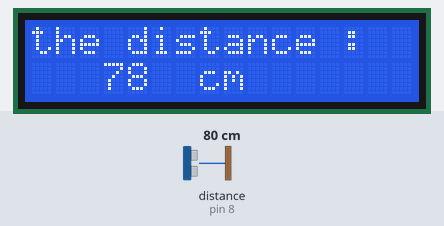
Simulated run of this sketch. Board: Arduino Uno, built with avr-gcc and run on an emulated ATmega328P. Shown: 16×2 character LCD. Wiring (inferred from the names in the program): ultrasonic range finder: trigger pin 7; echo pin 8. The inputs (shaded band) are chosen by the test bench; at power-on: distance to the obstacle (sensor on pin 8) 80 cm. The echo pulse lasts 58.3 µs per cm.

Above: at 1.2 s.
1.3 s: distance to the obstacle (sensor on pin 8) set to 4 cm
At 2.4 s:
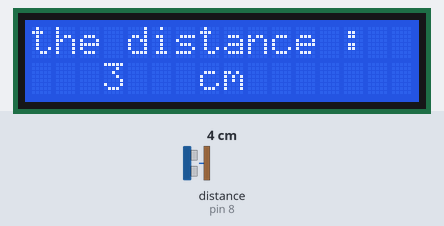
4.3 s: distance to the obstacle (sensor on pin 8) set to 2 cm
At 5.4 s:
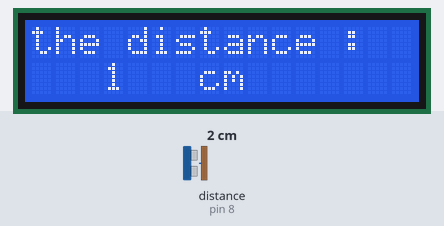
7.3 s: distance to the obstacle (sensor on pin 8) set to 9 cm
At 8.5 s:
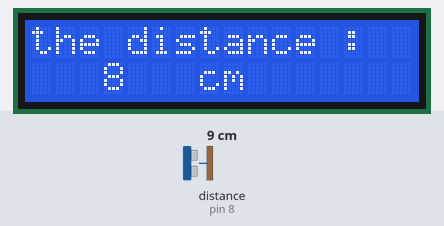
8.8 s: distance to the obstacle (sensor on pin 8) set to 35 cm
At 9.5 s:
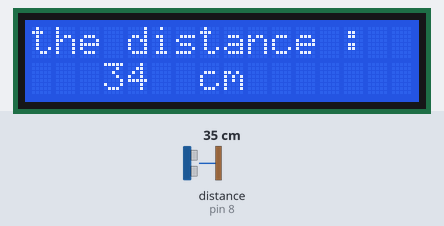
11.8 s: distance to the obstacle (sensor on pin 8) set to 2 cm
At 13.3 s:
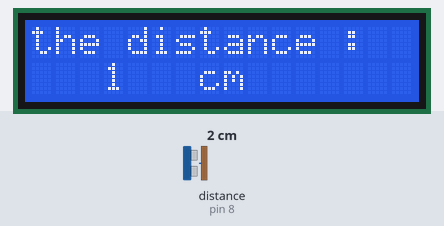
Timing chart, 0 to 14.8 s (numbered marks = the images above; inputs shaded):
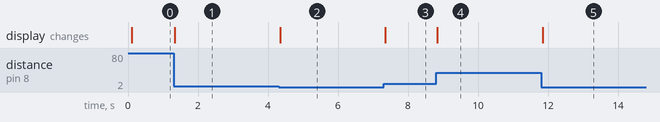

The sketch:

distance.ino
```cpp
#include <LiquidCrystal_I2C.h>


const int trig = 7 ;
const int echo = 8 ;

LiquidCrystal_I2C lcd(0x27,16,2);

void setup()
{
  lcd.init();
  lcd.backlight();
  pinMode(trig , OUTPUT);
  pinMode(echo , INPUT);


}


void loop()
{
   long duration , cm ;

  digitalWrite(trig,HIGH);
  delayMicroseconds(20);
  digitalWrite(trig,LOW);

  duration = pulseIn(echo , HIGH);
  cm = duration *34000 /2000000 ;
  // the sound speed is 340m/s and converting to cm/us => 34000/1000000 = 0.034cm /us
  // deviding by 2 to calculate the distance one time ( forth or back )
  lcd.setCursor(0,0);
  lcd.print("the distance :");
  lcd.setCursor(3,1);
  lcd.print("          ");
  lcd.setCursor(3,1);
  lcd.print(cm);
  lcd.setCursor(7,1);
  lcd.print("cm");
  delay(10);
}
```

Measured:
- after the input at 1.3 s, the display: changes at once (image 1)
- after the input at 4.3 s, the display: changes after 0.05 s (image 2)
- after the input at 7.3 s, the display: changes after 0.05 s (image 3)
- after the input at 8.8 s, the display: changes at once (image 4)
- after the input at 11.8 s, the display: changes after 0.05 s (image 5)
